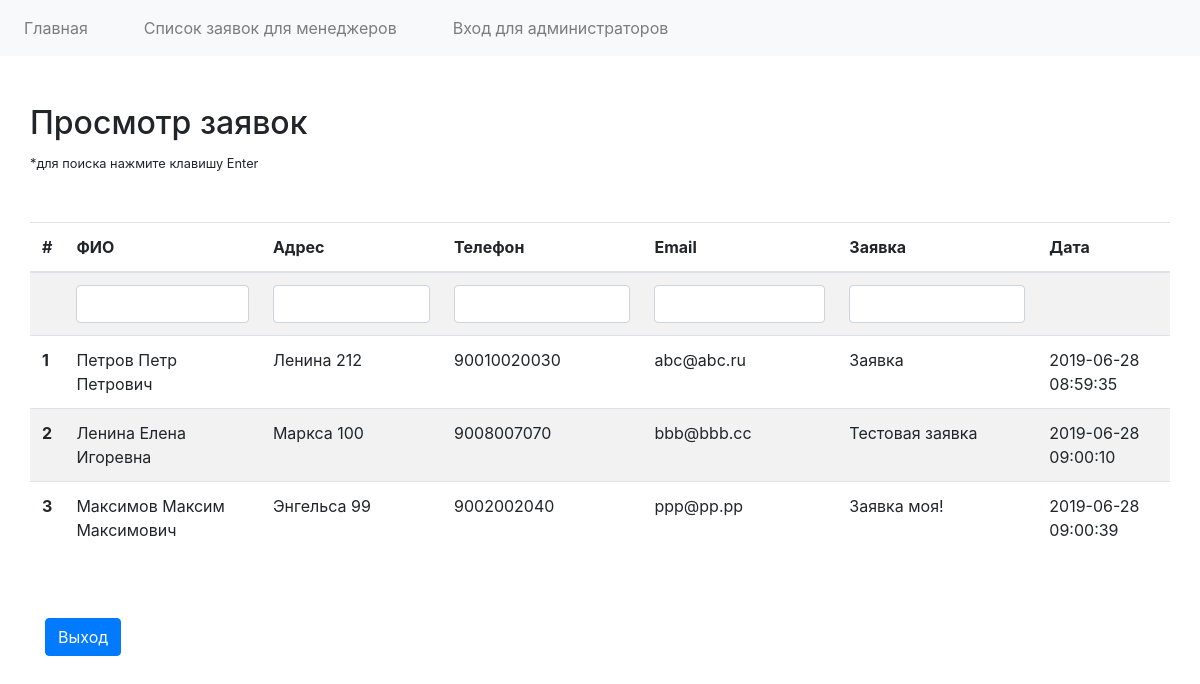
/manager.php (signed in), run on the app's committed database.
### tables this page shows
CREATE TABLE `request` (
  `id` int(11) NOT NULL,
  `name` varchar(255) NOT NULL,
  `address` varchar(255) NOT NULL,
  `phone` varchar(255) NOT NULL,
  `email` varchar(255) NOT NULL,
  `request` text NOT NULL,
  `created_at` timestamp NULL DEFAULT CURRENT_TIMESTAMP
);

### manager.php (the view, shortened to what this page needs)
<?php
require_once '_header.php';
require_once '_nav.php';
if (isset($_GET['name']) || isset($_GET['address']) || isset($_GET['phone']) || isset($_GET['email']) || isset($_GET['request'])) {
    $name = trim(htmlspecialchars($_GET['name']));
    $address = trim(htmlspecialchars($_GET['address']));
    $phone = trim(htmlspecialchars($_GET['phone']));
    $email = trim(htmlspecialchars($_GET['email']));
    $request = trim(htmlspecialchars($_GET['request']));
    $requests = $connection->query("SELECT * FROM request
                                        WHERE `name` LIKE '%$name%'
                                        AND address LIKE '%$address%'
                                        AND phone LIKE '%$phone%'
                                        AND email LIKE '%$email%'
                                        AND request LIKE '%$request%'
")->fetchAll();
} else {
    $requests = $connection->query('SELECT * FROM request')->fetchAll();
}
?>
    <div class="container">
        <div class="row">
            <div class="mb-5 mt-5">
                <h2>Просмотр заявок</h2>
                <small>*для поиска нажмите клавишу Enter</small>
            </div>
            <table class="table table-striped">
                <thead>
                <tr>
                    <th scope="col">#</th>
                    <th scope="col">ФИО</th>
                    <th scope="col">Адрес</th>
                    <th scope="col">Телефон</th>
                    <th scope="col">Email</th>
                    <th scope="col" width="200">Заявка</th>
                    <th scope="col">Дата</th>
                </tr>
                </thead>
                <tbody>
                <tr>
                    <td></td>
                    <form class="filter-form">
                        <td><input type="text" name="name" class="form-control" value="<?= $_GET['name'] ? : '' ?>"></td>
                        <td><input type="text" name="address" class="form-control" value="<?= $_GET['address'] ? : '' ?>"></td>
                        <td><input type="text" name="phone" class="form-control" value="<?= $_GET['phone'] ? : '' ?>"></td>
                        <td><input type="text" name="email" class="form-control" value="<?= $_GET['email'] ? : '' ?>"></td>
                        <td><input type="text" name="request" class="form-control" value="<?= $_GET['request'] ? : '' ?>"></td>
                    </form>
                    <td></td>
                </tr>
                <?php
                $i = 1;
                foreach ($requests as $request) : ?>
                    <tr>
                        <th scope="row"><?= $i ?></th>
                        <td><?= $request['name'] ?></td>
                        <td><?= $request['address'] ?></td>
                        <td><?= $request['phone'] ?></td>
                        <td><?= $request['email'] ?></td>
                        <td><?= $request['request'] ?></td>
                        <td><?= $request['created_at'] ?></td>
                        <?php $i++ ?>
                    </tr>
                <?php endforeach; ?>
                </tbody>
            </table>
        </div>
        <a href="actions/manager-logout.php" class="mt-5 btn btn-primary">Выход</a>
    </div>
<?php
require_once '_footer.php';

### data on the page
request: name "Петров Петр Петрович", address "Ленина 212", phone "90010020030", email "abc@abc.ru", request "Заявка", created_at "2019-06-28 08:59:35"
request: name "Ленина Елена Игоревна", address "Маркса 100", phone "9008007070", email "bbb@bbb.cc", request "Тестовая заявка", created_at "2019-06-28 09:00:10"
request: name "Максимов Максим Максимович", address "Энгельса 99", phone "9002002040", email "ppp@pp.pp", request "Заявка моя!", created_at "2019-06-28 09:00:39"
